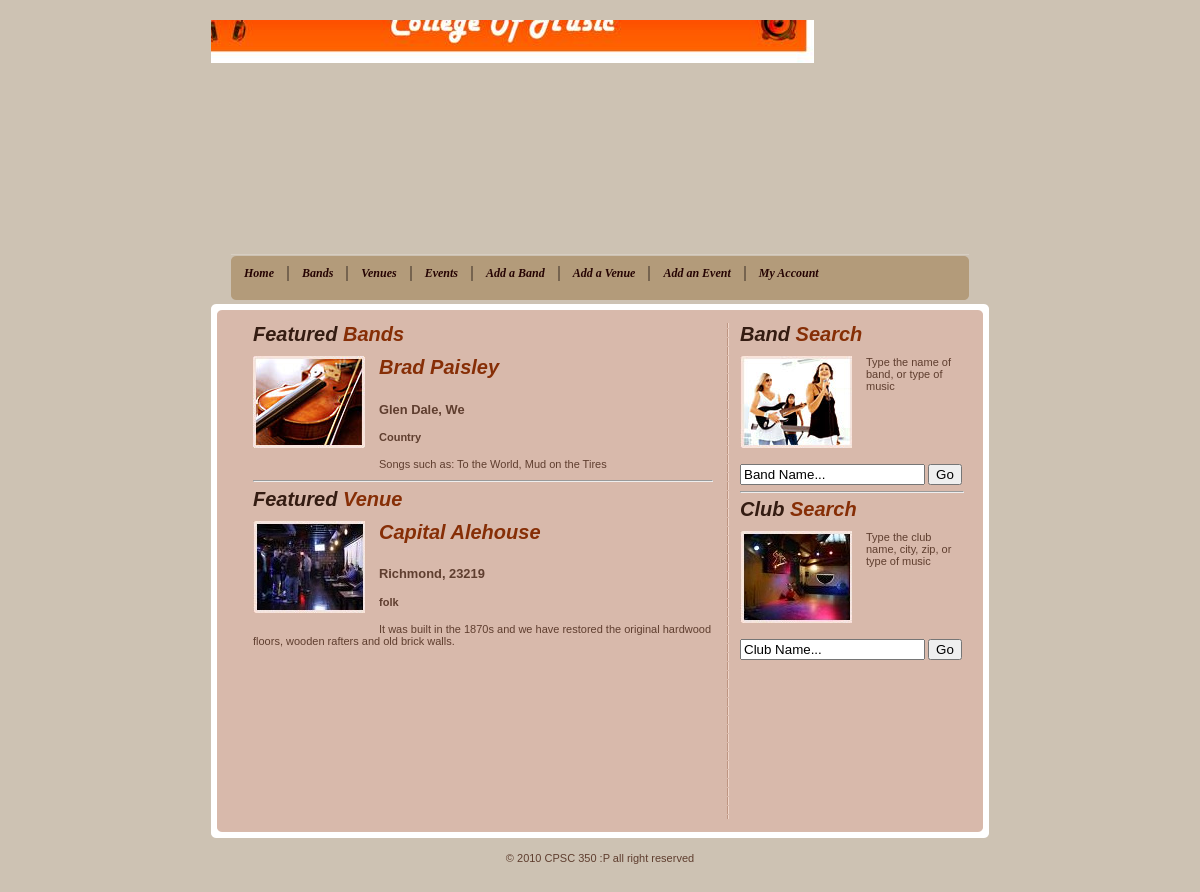
The page / on the database its author committed.
### tables this page shows
CREATE TABLE IF NOT EXISTS `band` (
  `bandId` int(11) NOT NULL AUTO_INCREMENT,
  `name` varchar(100) NOT NULL,
  `city` varchar(20) NOT NULL,
  `state` char(2) NOT NULL,
  `bandMembers` varchar(200) NOT NULL,
  `description` text NOT NULL,
  `recordLabel` varchar(100) NOT NULL,
  `musicType` varchar(100) NOT NULL,
  PRIMARY KEY (`bandId`),
  UNIQUE KEY `name` (`name`),
  KEY `city` (`city`,`state`,`bandMembers`,`recordLabel`),
  KEY `musicType` (`musicType`)
);

CREATE TABLE IF NOT EXISTS `venue` (
  `venueId` int(11) NOT NULL AUTO_INCREMENT,
  `name` varchar(100) NOT NULL,
  `city` varchar(20) NOT NULL,
  `zipcode` int(11) NOT NULL,
  `description` text NOT NULL,
  `musicType` varchar(100) NOT NULL,
  PRIMARY KEY (`venueId`),
  UNIQUE KEY `name` (`name`),
  KEY `city` (`city`,`zipcode`),
  KEY `musicType` (`musicType`)
);

### index.php (the view)
<?php include("header.php");?>
<h2><b>Featured</b> Bands</h2>
<img src="images/pic_1.jpg" width="112" height="92" alt="Pic 1" class="left" />
<?php
$query = "SELECT * FROM Band ORDER BY RAND() LIMIT 1";
$result = mysqli_query($db,$query);
$row = mysqli_fetch_array($result);
?>
<h2><a href="band.php?bandId=<?php echo $row['bandId'];?>"><?php echo $row['name'];?></a></h2>
<h3><?php echo $row['city'].', '.$row['state'];?></h3>
<h4><?php echo $row['musicType'];?></h4>
<p><?php echo $row['description'];?></p>
<hr>
<h2><b>Featured</b> Venue</h2>
<img src="images/venue2.jpg" width="112" height="92" alt="Pic 1" class="left" />
<?php
$query = "SELECT * FROM Venue ORDER BY RAND() LIMIT 1";
$result = mysqli_query($db,$query);
$row = mysqli_fetch_array($result);
?>
<h2><a href="venue.php?venueId=<?php echo $row['venueId'];?>"><?php echo $row['name'];?></a></h2>
<h3><?php echo $row['city'].', '.$row['zipcode'];?></h3>
<h4><?php echo $row['musicType'];?></h4>
<p><?php echo $row['description'];?></p>
<?php include("footer.php");?>

### style.css (style rules this page uses)
html { margin: 0; padding: 0; }
body { background: #CDC2B3 url(images/bg.gif); text-align: center; color: #5F3E2F; font: 11px verdana, sans-serif; margin: 0px; padding: 20px 0px 20px 0px; }
a { color: #5F3E2F; font-weight: bold; text-decoration: none; }
img { border: 0px; }
h2 a { color:#862e06 !important; }
h2 { margin: 0px; padding: 0px 0px 10px 0px; font:Arial, Helvetica, sans-serif; font-size:20px; font-style:italic; color:#862e06; }
h2 b { color:#341c12; }
p { margin-top: 0px; margin-bottom: 10px; }
img.left { float: left; padding-right: 14px; padding-bottom: 16px; }

### rows shown on the page
band: name "Brad Paisley", city "Glen Dale", state "We", musicType "Country", description "Songs such as: To the World, Mud on the Tires"
venue: name "Capital Alehouse", city "Richmond", zipcode "23219", musicType "folk", description "It was built in the 1870s and we have restored the original hardwood floors, wooden rafters and old brick walls."
